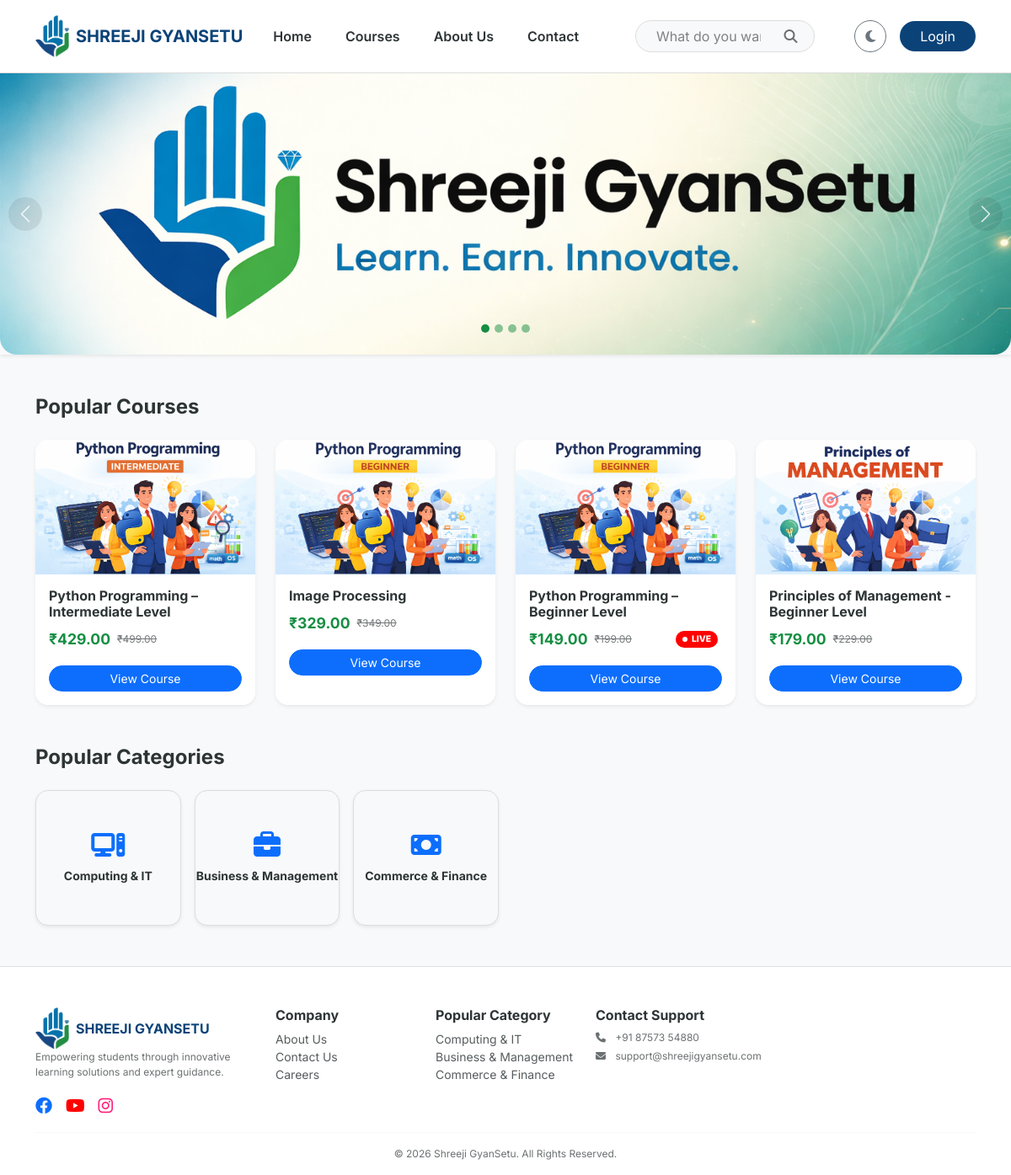
The page / on the database its author committed.
### courses/models.py (models this page shows, shortened)
class Carousel(models.Model):
    title = models.CharField(max_length=150)
    image = models.ImageField(upload_to='carousels/')
    link = models.URLField(blank=True, help_text="Link to a course or page")
    order = models.PositiveIntegerField(default=0)
    is_active = models.BooleanField(default=True)
    class Meta:
        verbose_name_plural = "0. Homepage Sliders"
        ordering = ['order']

class Course(models.Model):
    LEVEL_CHOICES = [('Beginner', 'Beginner'), ('Intermediate', 'Intermediate'), ('Advanced', 'Advanced')]
    master_category = models.ForeignKey(MasterCategory, on_delete=models.CASCADE, related_name='courses')
    title = models.CharField(max_length=200)
    slug = models.SlugField(unique=True, blank=True)
    thumbnail = models.ImageField(upload_to='course_thumbnails/')
    description = models.TextField()
    is_active = models.BooleanField(default=True)
    price = models.DecimalField(max_digits=10, decimal_places=2)
    discount_price = models.DecimalField(max_digits=10, decimal_places=2, null=True, blank=True)
    level = models.CharField(max_length=20, choices=LEVEL_CHOICES, default='Beginner')
    is_live = models.BooleanField(default=False)
    enrollment_count = models.PositiveIntegerField(default=0)
    created_at = models.DateTimeField(auto_now_add=True)
    teacher = models.ForeignKey(
        settings.AUTH_USER_MODEL,
        on_delete=models.SET_NULL,
        null=True,
        blank=True,
        limit_choices_to=Q(profile__user_type= 'Teacher') | Q(profile__user_type= 'Admin'),
        related_name='taught_courses',
    )
    students = models.ManyToManyField(
        settings.AUTH_USER_MODEL,
        related_name='enrolled_courses',
        blank=True,
        limit_choices_to=Q(profile__user_type= 'Student')
    )
    @property
    def enrollment_count(self):
        """Returns the actual count from the ManyToMany relationship"""
        return self.students.count()
    class Meta:
        verbose_name_plural = "2. Courses"

class MasterCategory(models.Model):
    title = models.CharField(max_length=100)
    slug = models.SlugField(unique=True, blank=True)
    icon_class = models.CharField(max_length=50, default="fa-book")
    order = models.PositiveIntegerField(default=0)
    class Meta:
        verbose_name_plural = "1. Master Categories"
        ordering = ['order']

### courses/views.py (the view)
# urls.py: path("", home, name='home'),
def home(request):
    categories = MasterCategory.objects.all().order_by('order')
    if request.user.is_authenticated and request.user.profile.user_type == 'Teacher':
        categories = MasterCategory.objects.filter(
            courses__teacher=request.user
        ).distinct().order_by('order')
    context = {
        'categories': categories,  # This now uses the filtered version for Teachers
        'slides': Carousel.objects.filter(is_active=True),
        'popular_courses': Course.objects.filter(is_active=True)
                            .annotate(num_students=Count('students'))
                            .distinct()
                            .order_by('-num_students')[:4],
        'new_courses': Course.objects.filter(is_active=True).order_by('-created_at')[:4],
        'success_stories': SuccessStory.objects.all()[:3],
        'study_materials': StudyMaterial.objects.all().order_by('order'),
        'youtube_channels': YouTubeChannel.objects.all(),
    }
    return render(request, 'courses/home.html', context)

### templates/courses/home.html (shortened to what this page needs)
{% extends 'base.html' %}
{% load static %}
{% block content %}
  <div id="heroCarousel" class="carousel slide" data-bs-ride="carousel">
    <div class="carousel-indicators">
      {% for slide in slides %}
        <button type="button" data-bs-target="#heroCarousel" data-bs-slide-to="{{ forloop.counter0 }}" class="{% if forloop.first %}active{% endif %}"></button>
      {% endfor %}
    </div>
    <div class="carousel-inner shadow-sm">
      {% for slide in slides %}
        <div class="carousel-item {% if forloop.first %}active{% endif %}">
          <a href="{{ slide.link }}"><img src="{{ slide.image.url }}" class="d-block w-100" alt="{{ slide.title }}" style="max-height: 450px; object-fit: contain;" /></a>
        </div>
      {% endfor %}
    </div>
    <button class="carousel-control-prev" type="button" data-bs-target="#heroCarousel" data-bs-slide="prev"><span class="carousel-control-prev-icon"></span></button>
    <button class="carousel-control-next" type="button" data-bs-target="#heroCarousel" data-bs-slide="next"><span class="carousel-control-next-icon"></span></button>
  </div>
  <section class="container mt-5">
    <h4 class="fw-bold mb-4">
      {% if user.is_authenticated and user.profile.user_type == 'Teacher' %}
        Your Published Courses
      {% else %}
        Popular Courses
      {% endif %}
    </h4>
    <div class="row g-4">
      {% if user.is_authenticated and user.profile.user_type == 'Teacher' %}
        {% for course in user.taught_courses.all %}
          <div class="col-md-3">
            {% include 'includes/course_card.html' with course=course %}
          </div>
        {% empty %}
          <div class="col-12 text-center py-4">
            <p class="text-muted">
              You haven't published any courses yet. <a href="{% url 'upload_course' %}">Create one now!</a>
            </p>
          </div>
        {% endfor %}
      {% else %}
        {% for course in popular_courses %}
          <div class="col-md-3">
            {% include 'includes/course_card.html' with course=course %}
          </div>
        {% endfor %}
      {% endif %}
    </div>
  </section>
  <section class="container mt-5 mb-5">
    <h4 class="fw-bold mb-4">
      {% if user.is_authenticated and user.profile.user_type == 'Teacher' %}
        My Course Categories
      {% else %}
        Popular Categories
      {% endif %}
    </h4>
    <div class="row row-cols-2 row-cols-md-3 row-cols-lg-6 g-3">
      {% for cat in categories %}
        <div class="col">
          <a href="{% url 'category_detail' cat.slug %}" class="text-decoration-none">
            <div class="card h-100 border-0 shadow-sm text-center py-5 category-tile" style="background: var(--card-bg); border-radius: 15px;">
              <div class="mb-2">
                <i class="fas {{ cat.icon_class }} fa-2x text-primary"></i>
              </div>
              <span class="small fw-bold" style="color: var(--text-dark);">{{ cat.title }}</span>
            </div>
          </a>
        </div>
      {% endfor %}
    </div>
  </section>
{% endblock %}

### templates/base.html (shortened to what this page needs)
<!DOCTYPE html>
<html lang="en" data-theme="light">
  <head>
    {% load static %}
    <link href="https://cdn.jsdelivr.net/npm/bootstrap@5.3.0/dist/css/bootstrap.min.css" rel="stylesheet" />
    <link rel="stylesheet" href="https://cdnjs.cloudflare.com/ajax/libs/font-awesome/6.4.0/css/all.min.css" />
    <link rel="stylesheet" href="{% static 'css/style.css' %}" />
  </head>
  <body>
    <nav class="navbar navbar-expand-lg sticky-top">
      <div class="container">
        <a class="navbar-brand d-flex align-items-center" href="/">
          <img src="{% static 'images/logo.png' %}" alt="Logo" height="50" class="me-2" />
          <span class="fw-bold">SHREEJI GYANSETU</span>
        </a>
        <div class="collapse navbar-collapse" id="mainNavbar">
          <ul class="navbar-nav mb-2 mb-lg-0 fw-semibold">
            <li class="nav-item">
              <a class="nav-link" href="/">Home</a>
            </li>
            <li class="nav-item">
              <a class="nav-link" href="{% url 'all_courses' %}">Courses</a>
            </li>
            <li class="nav-item">
              <a class="nav-link" href="{% url 'about_us' %}">About Us</a>
            </li>
            <li class="nav-item">
              <a class="nav-link" href="{% url 'contact_us' %}">Contact</a>
            </li>
          </ul>
          <form class="mx-auto d-none d-lg-flex position-relative" style="width: 25%;" action="{% url 'search' %}" method="GET">
            <input name="q" class="form-control rounded-pill ps-4 pe-5" type="search" placeholder="What do you want to learn?" value="{{ request.GET.q }}" style="background: var(--bg-light); color: var(--text-dark); border-color: var(--border-color);" />
            <button class="btn position-absolute end-0 top-50 translate-middle-y me-2" type="submit"><i class="fas fa-search"></i></button>
          </form>
          <div class="d-flex align-items-center gap-3">
            <button id="theme-toggle" class="btn btn-outline-secondary rounded-circle" onclick="toggleTheme()" title="Toggle Theme"><i class="fas fa-moon"></i></button>
            {% if user.is_authenticated %}
              <div class="dropdown">
                <button class="btn btn-outline-primary dropdown-toggle rounded-pill px-4" type="button" data-bs-toggle="dropdown">Hi, {{ user.first_name|default:user.username }}</button>
                <ul class="dropdown-menu dropdown-menu-end shadow-lg border-0 profile-dropdown p-3" style="min-width: 280px; border-radius: 15px; background: var(--card-bg); color: var(--text-dark);">
                  <div class="profile-header pb-2 mb-2" style="border-bottom: 1px solid var(--border-color);">
                    <div class="d-flex align-items-center mb-2">
                      {% if user.profile.photo and 'default_user' not in user.profile.photo.url %}
                        <img src="{{ user.profile.photo.url }}" class="rounded-circle me-3" style="width: 50px; height: 50px; object-fit: cover; border: 2px solid var(--primary-cyan);" />
                      {% else %}
                        <img src="https://ui-avatars.com/api/?name={{ user.get_full_name|default:user.username }}&background=random&size=128" class="rounded-circle me-3" style="width: 50px; height: 50px; object-fit: cover; border: 2px solid var(--primary-cyan);" />
                      {% endif %}
                      <div>
                        <h6 class="fw-bold mb-0" style="color: var(--text-dark);">{{ user.get_full_name|default:user.username }}</h6>
                        <small class="text-muted">{{ user.username }}</small>
                      </div>
                    </div>
                    <small class="text-muted d-block">
                      <i class="fas fa-phone-alt me-2"></i>
                      {% if user.profile.phone_number and 'default_user' not in user.profile.phone_number %}
                        +91 {{ user.profile.phone_number }}
                      {% else %}
                        +91 Add Phone Number
                      {% endif %}
                    </small>
                  </div>
                  <li>
                    {% if user.profile.user_type == 'Admin' %}
                      <a class="dropdown-item py-2 rounded-2" href="{% url 'admin_dashboard' %}"><i class="fas fa-user-shield me-3"></i>Admin Console</a>
                    {% elif user.profile.user_type == 'Teacher' %}
                      <a class="dropdown-item py-2 rounded-2" href="{% url 'teacher_dashboard' %}"><i class="fas fa-chalkboard-teacher me-3"></i>Dashboard</a>
                    {% else %}
                      <a class="dropdown-item py-2 rounded-2" href="{% url 'student_dashboard' %}"><i class="fas fa-th-large me-3"></i>My Dashboard</a>
                    {% endif %}
                  </li>
                  <li>
                    <a class="dropdown-item py-2 rounded-2" href="{% url 'edit_profile' %}"><i class="fas fa-user-edit me-3"></i> Edit Profile</a>
                  </li>
                  <li>
                    <a class="dropdown-item py-2 rounded-2" href="{% url 'change_password' %}"><i class="fas fa-key me-3"></i> Change Password</a>
                  </li>
                  <li>
                    <a class="dropdown-item py-2 rounded-2" href="{% url 'contact_us' %}"><i class="fas fa-question-circle me-3"></i> Doubts</a>
                  </li>
                  <hr class="dropdown-divider" style="background-color: var(--border-color); opacity: 0.2;" />
                  <li>
                    <form method="post" action="{% url 'logout' %}">
                      {% csrf_token %}
                      <button type="submit" class="dropdown-item text-danger py-2 rounded-2"><i class="fas fa-sign-out-alt me-3"></i>Logout</button>
                    </form>
                  </li>
                </ul>
              </div>
            {% else %}
              <a href="{% url 'login' %}" class="btn btn-dark rounded-pill px-4">Login</a>
            {% endif %}
          </div>
        </div>
      </div>
    </nav>
    {% block content %}
    {% endblock %}
    <footer class="border-top pt-5 pb-3 mt-5" style="background-color: var(--card-bg);">
      <div class="container">
        <div class="row g-4">
          <div class="col-lg-3">
            <a class="navbar-brand d-flex align-items-center" href="/">
              <img src="{% static 'images/logo.png' %}" alt="Logo" height="50" class="me-2" />
              <span class="fw-bold">SHREEJI GYANSETU</span>
            </a>
            <p class="text-muted small">Empowering students through innovative learning solutions and expert guidance.</p>
            <div class="d-flex gap-3 fs-5 text-primary">
              <a href="https://www.facebook.com/shreejiFintech"><i class="fab fa-facebook"></i></a>
              <a href="https://www.youtube.com/@ShreejiFintech"><i class="fab fa-youtube" style="color: red"></i></a>
              <a href="https://www.instagram.com/shreejifintech/"><i class="fab fa-instagram" style="color: #ff1c77;"></i></a>
            </div>
          </div>
          <div class="col-6 col-md-3 col-lg-2">
            <h6 class="fw-bold">Company</h6>
            <ul class="list-unstyled small">
              <li>
                <a href="{% url 'about_us' %}" class="text-muted text-decoration-none">About Us</a>
              </li>
              <li>
                <a href="{% url 'contact_us' %}" class="text-muted text-decoration-none">Contact Us</a>
              </li>
              <li>
                <a href="#" class="text-muted text-decoration-none">Careers</a>
              </li>
            </ul>
          </div>
          <div class="col-6 col-md-3 col-lg-2">
            <h6 class="fw-bold">Popular Category</h6>
            <ul class="list-unstyled small">
              {% for cat in all_categories %}
                <li>
                  <a href="{% url 'category_detail' cat.slug %}" class="text-muted text-decoration-none">{{ cat.title }}</a>
                </li>
              {% endfor %}
            </ul>
          </div>
          <div class="col-lg-3">
            <h6 class="fw-bold">Contact Support</h6>
            <p class="small text-muted mb-1">
              <i class="fas fa-phone me-2"></i> +91 87573 54880
            </p>
            <p class="small text-muted">
              <i class="fas fa-envelope me-2"></i> support@shreejigyansetu.com
            </p>
          </div>
        </div>
        <hr />
        <div class="text-center text-muted small">&copy; 2026 Shreeji GyanSetu. All Rights Reserved.</div>
      </div>
    </footer>
  </body>
</html>

### templates/includes/course_card.html
<a href="{% url 'course_detail' course.slug %}" class="text-decoration-none text-dark">
  <div class="card course-card h-100 shadow-sm" style="background: var(--card-bg); border-radius: 15px;">
    <div class="position-relative">
      {% if course.thumbnail %}
        <img src="{{ course.thumbnail.url }}" class="card-img-top" style="border-top-left-radius: 15px; border-top-right-radius: 15px; height: 160px; object-fit: cover;" />
      {% endif %}
    </div>
    <div class="card-body p-3">
      <h6 class="fw-bold mb-2" style="color: var(--text-dark);">{{ course.title }}</h6>
      <div class="d-flex justify-content-between align-items-center mb-3" style="min-height: 30px;">
        <div class="d-flex align-items-center gap-2">
          {% if course.discount_price %}
            <p class="fw-bold mb-0" style="color: var(--primary-green); font-size: 1.1rem;">₹{{ course.discount_price }}</p>
            <span class="text-muted text-decoration-line-through small">₹{{ course.price }}</span>
          {% else %}
            <p class="fw-bold mb-0" style="color: var(--primary-green); font-size: 1.1rem;">₹{{ course.price }}</p>
          {% endif %}
        </div>
        {% if course.is_live %}
          <div class="live-wrapper">
            <span class="live-badge"><span class="live-dot"></span>LIVE</span>
          </div>
        {% endif %}
      </div>
      <button class="btn btn-primary btn-sm w-100 rounded-pill">View Course</button>
    </div>
  </div>
</a>

### rows shown on the page
Carousel: image (picture)
Course: thumbnail (picture), title "Python Programming – Intermediate Level", discount_price "429.00", price "499.00"
Course: thumbnail (picture), title "Image Processing", discount_price "329.00", price "349.00"
Course: thumbnail (picture), title "Python Programming – Beginner Level", discount_price "149.00", price "199.00", is_live True (drawn)
Course: thumbnail (picture), title "Principles of Management - Beginner Level", discount_price "179.00", price "229.00"
MasterCategory: title "Computing & IT"
MasterCategory: title "Business & Management"
MasterCategory: title "Commerce & Finance"
